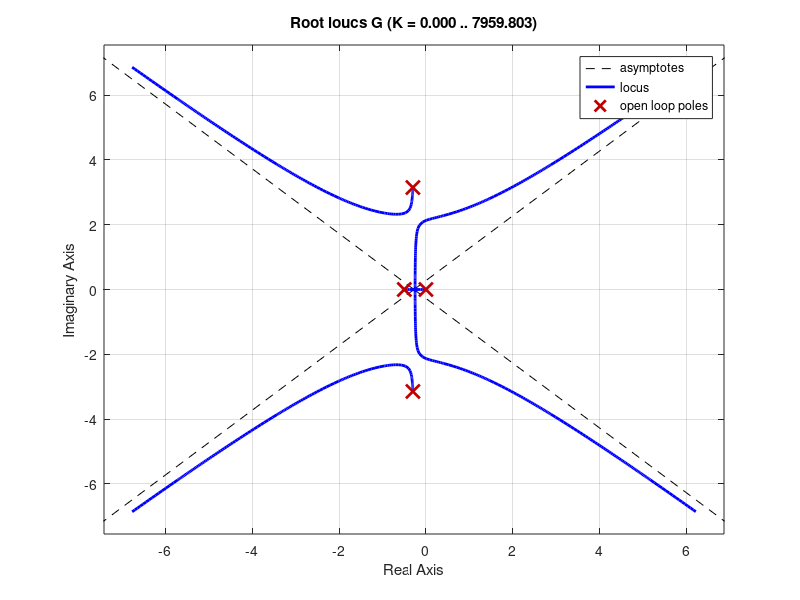

The MATLAB source for this figure: (Note: this script raises an error after producing the figure.)
n=[1];
d=[1 1.1 10.3 5 0];
G=tf(n,d);
rlocus(G)
%damp function is used to find the natural frequency and zeta of a transfer
%function 
%damp(G)

%this gives two coulmn vectors having different values of the same
[Wn,zeta] = damp(G)
[k,p]=rlocfind(G)
sgrid(1.0,[])